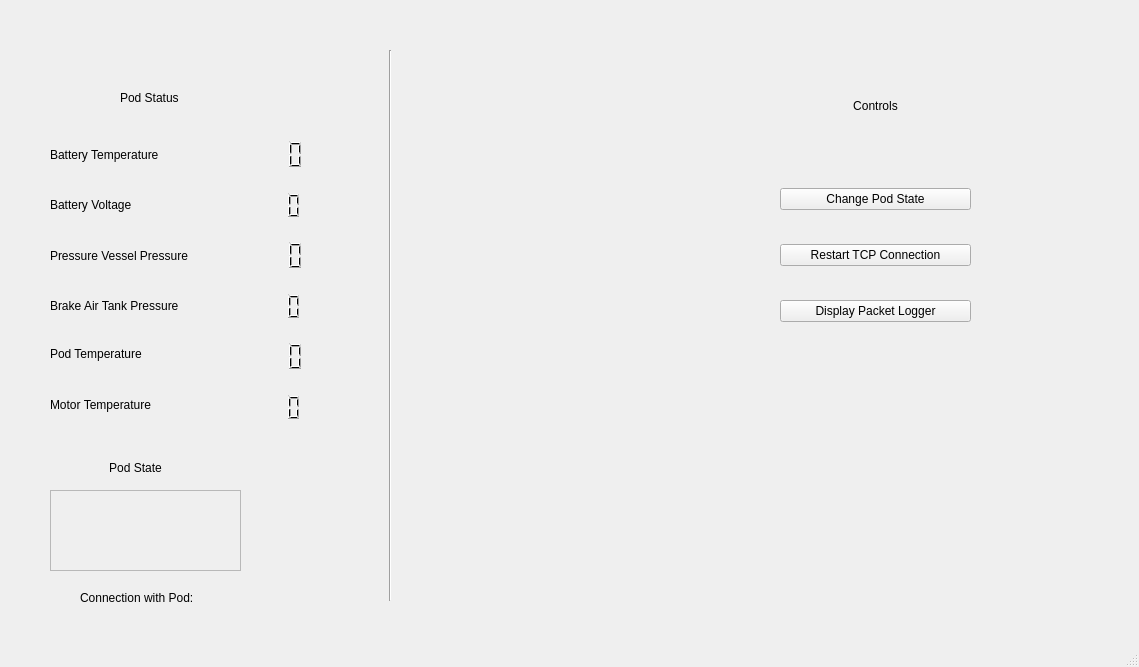
<?xml version="1.0" encoding="UTF-8"?>
<ui version="4.0">
 <class>MainWindow</class>
 <widget class="QMainWindow" name="MainWindow">
  <property name="geometry">
   <rect>
    <x>0</x>
    <y>0</y>
    <width>1139</width>
    <height>667</height>
   </rect>
  </property>
  <property name="sizePolicy">
   <sizepolicy hsizetype="Expanding" vsizetype="Expanding">
    <horstretch>0</horstretch>
    <verstretch>0</verstretch>
   </sizepolicy>
  </property>
  <property name="mouseTracking">
   <bool>true</bool>
  </property>
  <property name="windowTitle">
   <string>AlbertaLoop Command Centre</string>
  </property>
  <widget class="QWidget" name="centralwidget">
   <widget class="QLabel" name="label">
    <property name="geometry">
     <rect>
      <x>900</x>
      <y>10</y>
      <width>211</width>
      <height>61</height>
     </rect>
    </property>
    <property name="text">
     <string/>
    </property>
    <property name="pixmap">
     <pixmap>../../OneDrive/Desktop/resizedalbertaloop.png</pixmap>
    </property>
   </widget>
   <widget class="QLabel" name="label2">
    <property name="geometry">
     <rect>
      <x>820</x>
      <y>90</y>
      <width>111</width>
      <height>31</height>
     </rect>
    </property>
    <property name="frameShape">
     <enum>QFrame::NoFrame</enum>
    </property>
    <property name="text">
     <string>Controls</string>
    </property>
    <property name="alignment">
     <set>Qt::AlignCenter</set>
    </property>
   </widget>
   <widget class="QWidget" name="verticalLayoutWidget">
    <property name="geometry">
     <rect>
      <x>780</x>
      <y>160</y>
      <width>191</width>
      <height>191</height>
     </rect>
    </property>
    <layout class="QVBoxLayout" name="controlsLayout">
     <property name="sizeConstraint">
      <enum>QLayout::SetNoConstraint</enum>
     </property>
     <item>
      <widget class="QPushButton" name="pushButton">
       <property name="cursor">
        <cursorShape>PointingHandCursor</cursorShape>
       </property>
       <property name="text">
        <string>Change Pod State</string>
       </property>
      </widget>
     </item>
     <item>
      <widget class="QPushButton" name="pushButton_2">
       <property name="cursor">
        <cursorShape>PointingHandCursor</cursorShape>
       </property>
       <property name="text">
        <string>Restart TCP Connection</string>
       </property>
      </widget>
     </item>
     <item>
      <widget class="QPushButton" name="pushButton_3">
       <property name="cursor">
        <cursorShape>PointingHandCursor</cursorShape>
       </property>
       <property name="text">
        <string>Display Packet Logger</string>
       </property>
      </widget>
     </item>
    </layout>
   </widget>
   <widget class="QLabel" name="label_2">
    <property name="geometry">
     <rect>
      <x>80</x>
      <y>460</y>
      <width>111</width>
      <height>16</height>
     </rect>
    </property>
    <property name="text">
     <string>Pod State</string>
    </property>
    <property name="alignment">
     <set>Qt::AlignCenter</set>
    </property>
   </widget>
   <widget class="QLabel" name="status_label">
    <property name="geometry">
     <rect>
      <x>50</x>
      <y>490</y>
      <width>191</width>
      <height>81</height>
     </rect>
    </property>
    <property name="frameShape">
     <enum>QFrame::StyledPanel</enum>
    </property>
    <property name="text">
     <string/>
    </property>
    <property name="alignment">
     <set>Qt::AlignCenter</set>
    </property>
    <property name="wordWrap">
     <bool>false</bool>
    </property>
   </widget>
   <widget class="QWidget" name="formLayoutWidget">
    <property name="geometry">
     <rect>
      <x>50</x>
      <y>140</y>
      <width>291</width>
      <height>281</height>
     </rect>
    </property>
    <layout class="QFormLayout" name="formLayout">
     <property name="verticalSpacing">
      <number>22</number>
     </property>
     <item row="0" column="0">
      <widget class="QLabel" name="label_3">
       <property name="sizePolicy">
        <sizepolicy hsizetype="Preferred" vsizetype="MinimumExpanding">
         <horstretch>0</horstretch>
         <verstretch>0</verstretch>
        </sizepolicy>
       </property>
       <property name="text">
        <string>Battery Temperature     </string>
       </property>
      </widget>
     </item>
     <item row="1" column="0">
      <widget class="QLabel" name="label_4">
       <property name="sizePolicy">
        <sizepolicy hsizetype="Preferred" vsizetype="MinimumExpanding">
         <horstretch>0</horstretch>
         <verstretch>0</verstretch>
        </sizepolicy>
       </property>
       <property name="text">
        <string>Battery Voltage</string>
       </property>
      </widget>
     </item>
     <item row="1" column="1">
      <widget class="QLCDNumber" name="battery_volt_lcd">
       <property name="frameShape">
        <enum>QFrame::NoFrame</enum>
       </property>
      </widget>
     </item>
     <item row="2" column="0">
      <widget class="QLabel" name="label_7">
       <property name="sizePolicy">
        <sizepolicy hsizetype="Preferred" vsizetype="MinimumExpanding">
         <horstretch>0</horstretch>
         <verstretch>0</verstretch>
        </sizepolicy>
       </property>
       <property name="text">
        <string>Pressure Vessel Pressure</string>
       </property>
      </widget>
     </item>
     <item row="2" column="1">
      <widget class="QLCDNumber" name="pressure_vessel_lcd">
       <property name="frameShape">
        <enum>QFrame::NoFrame</enum>
       </property>
      </widget>
     </item>
     <item row="3" column="0">
      <widget class="QLabel" name="label_8">
       <property name="sizePolicy">
        <sizepolicy hsizetype="Preferred" vsizetype="MinimumExpanding">
         <horstretch>0</horstretch>
         <verstretch>0</verstretch>
        </sizepolicy>
       </property>
       <property name="text">
        <string>Brake Air Tank Pressure</string>
       </property>
      </widget>
     </item>
     <item row="3" column="1">
      <widget class="QLCDNumber" name="brake_tank_pressure_lcd">
       <property name="frameShape">
        <enum>QFrame::NoFrame</enum>
       </property>
      </widget>
     </item>
     <item row="4" column="0">
      <widget class="QLabel" name="label_9">
       <property name="text">
        <string>Pod Temperature</string>
       </property>
      </widget>
     </item>
     <item row="4" column="1">
      <widget class="QLCDNumber" name="pod_temp_lcd">
       <property name="sizePolicy">
        <sizepolicy hsizetype="Minimum" vsizetype="MinimumExpanding">
         <horstretch>0</horstretch>
         <verstretch>0</verstretch>
        </sizepolicy>
       </property>
       <property name="frameShape">
        <enum>QFrame::NoFrame</enum>
       </property>
      </widget>
     </item>
     <item row="5" column="0">
      <widget class="QLabel" name="label_10">
       <property name="text">
        <string>Motor Temperature</string>
       </property>
      </widget>
     </item>
     <item row="0" column="1">
      <widget class="QLCDNumber" name="battery_temp_lcd">
       <property name="sizePolicy">
        <sizepolicy hsizetype="Minimum" vsizetype="Preferred">
         <horstretch>0</horstretch>
         <verstretch>0</verstretch>
        </sizepolicy>
       </property>
       <property name="frameShape">
        <enum>QFrame::NoFrame</enum>
       </property>
      </widget>
     </item>
     <item row="5" column="1">
      <widget class="QLCDNumber" name="motor_temp_lcd">
       <property name="sizePolicy">
        <sizepolicy hsizetype="Minimum" vsizetype="MinimumExpanding">
         <horstretch>0</horstretch>
         <verstretch>0</verstretch>
        </sizepolicy>
       </property>
       <property name="frameShape">
        <enum>QFrame::NoFrame</enum>
       </property>
      </widget>
     </item>
    </layout>
   </widget>
   <widget class="QLabel" name="label_5">
    <property name="geometry">
     <rect>
      <x>80</x>
      <y>590</y>
      <width>121</width>
      <height>16</height>
     </rect>
    </property>
    <property name="text">
     <string>Connection with Pod: </string>
    </property>
   </widget>
   <widget class="QLabel" name="label_6">
    <property name="geometry">
     <rect>
      <x>120</x>
      <y>90</y>
      <width>71</width>
      <height>16</height>
     </rect>
    </property>
    <property name="frameShadow">
     <enum>QFrame::Plain</enum>
    </property>
    <property name="text">
     <string>Pod Status</string>
    </property>
   </widget>
   <widget class="Line" name="line">
    <property name="geometry">
     <rect>
      <x>380</x>
      <y>50</y>
      <width>20</width>
      <height>551</height>
     </rect>
    </property>
    <property name="orientation">
     <enum>Qt::Vertical</enum>
    </property>
   </widget>
  </widget>
  <widget class="QMenuBar" name="menubar">
   <property name="geometry">
    <rect>
     <x>0</x>
     <y>0</y>
     <width>1139</width>
     <height>25</height>
    </rect>
   </property>
  </widget>
  <widget class="QStatusBar" name="statusbar"/>
 </widget>
 <resources/>
 <connections/>
</ui>
